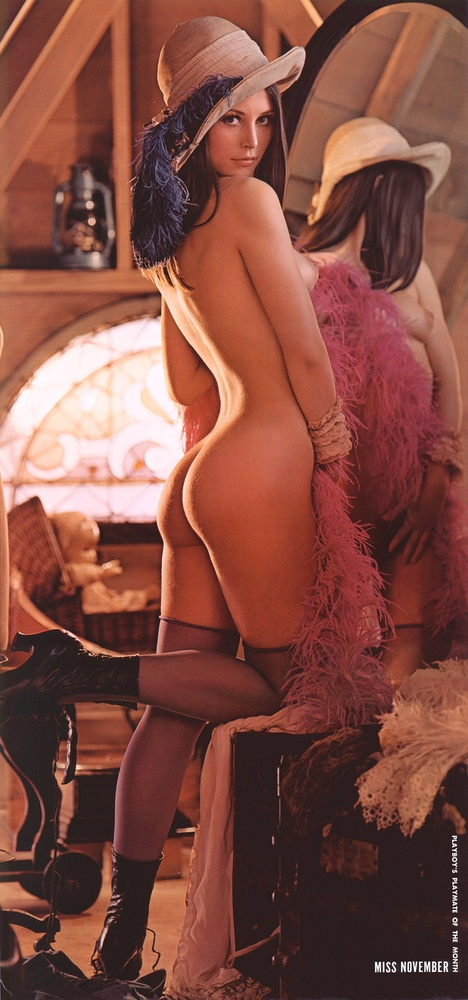
#> input picture affinevision/assets/lena.jpg, 468 x 1000 px, shrunk from 1084 x 2318 before the run, given in place of lena.png, which was not available
$ python matrix2d.py
#> lines starting #> are read from the running program, lines starting #| are printed output that depends on the picture; pictures that were not available may be replaced by others from this repository, and a replacement may not be noted
### affinevision/transforms/warp.py
import cv2

from .matrix2d import translate


def _pixel_matrix(matrix):
    return translate(-0.5) @ matrix @ translate(0.5)


def affine(src, M, dsize, *args, **kwargs):
    M = _pixel_matrix(M)
    return cv2.warpAffine(src, M[:2, :], dsize, *args, **kwargs)

### affinevision/transforms/matrix2d.py
import numpy as np


def identity():
    return np.eye(3, dtype=np.float32)


def scale(s):
    matrix = identity()
    np.fill_diagonal(matrix[:2, :2], s)
    return matrix


def translate(t):
    matrix = identity()
    matrix[:2, 2] = t
    return matrix


def rotate(radian):  # clockwise
    cos = np.cos(radian)
    sin = np.sin(radian)
    return np.array(
        [
            [cos, -sin, 0],
            [sin,  cos, 0],
            [0,    0, 1]
        ], dtype=np.float32)


def center_rotate_scale_cw(center, angle, s):
    center = np.array(center)
    return translate(center) @ rotate(angle * np.pi / 180) @ scale(s) @ translate(-center)


def hflip(width):
    return np.array([
        [-1, 0, width],
        [0,  1, 0],
        [0, 0, 1]
    ], dtype=np.float32)


def vflip(height):
    return np.array([
        [1, 0, 0],
        [0, -1, height],
        [0, 0, 1]
    ], dtype=np.float32)


def shear(shr_x, shr_y):
    m = identity()
    m[0, 1] = shr_x
    m[1, 0] = shr_y
    return m

### test/matrix2d.py
import cv2

from affinevision.transforms import matrix2d
from affinevision.transforms import warp
from affinevision import assets


if __name__ == "__main__":
    image = cv2.imread(assets.lena)
#> image is the input picture: shape (1000, 468, 3); mean B, G, R 66, 76.8, 131
    h, w = image.shape[:2]
#> h = 1000; w = 468
    cv2.imshow("origin", image)

    # scale
    scale = matrix2d.scale([0.5, 2])

    img_scaled = warp.affine(image, scale, (w, h))
#> in affine, `return cv2.warpAffine(src, M[:2, :], dsize, *args, **kwargs)`:
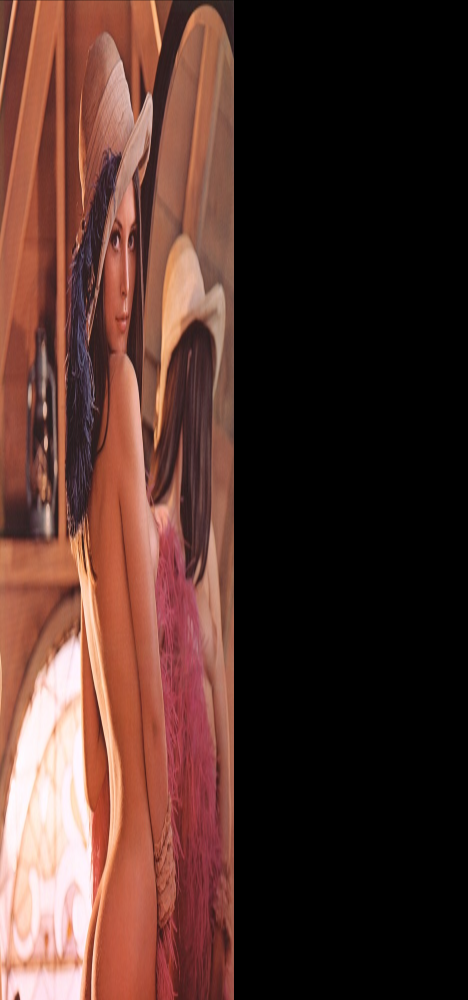
#> returned value: shape (1000, 468, 3); mean of channels 0, 1, 2 42.6, 49.6, 79.7; drawn as B, G, R

    cv2.imshow("scaled", img_scaled)

    # center rotate

    crs = matrix2d.center_rotate_scale_cw((w/2, h/2), 30, 1.25)

    img_crs = warp.affine(image, crs, (w, h))
#> call 2 of affine, with M = array of shape (3, 3), dsize = (468, 1000)
#> in affine (call 2), `return cv2.warpAffine(src, M[:2, :], dsize, *args, **kwargs)`:
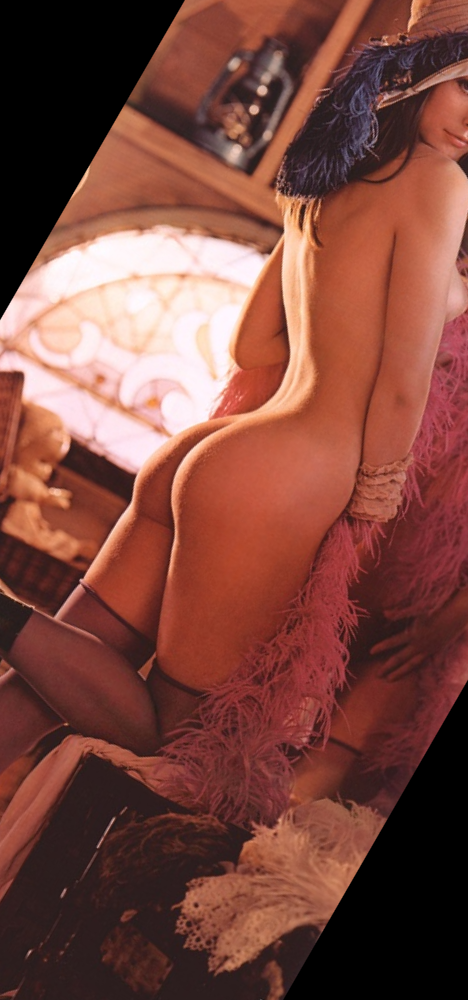
#> returned value: shape (1000, 468, 3); mean of channels 0, 1, 2 62.1, 71.9, 124; drawn as B, G, R

    cv2.imshow("crs", img_crs)

    # hflip

    hflip = matrix2d.hflip(w)
#> hflip = [[-1, 0, 468], [0, 1, 0], [0, 0, 1]]
    img_hfliped = warp.affine(image, hflip, (w, h))
#> call 3 of affine, with M = array of shape (3, 3), dsize = (468, 1000)
#> in affine (call 3), `return cv2.warpAffine(src, M[:2, :], dsize, *args, **kwargs)`:
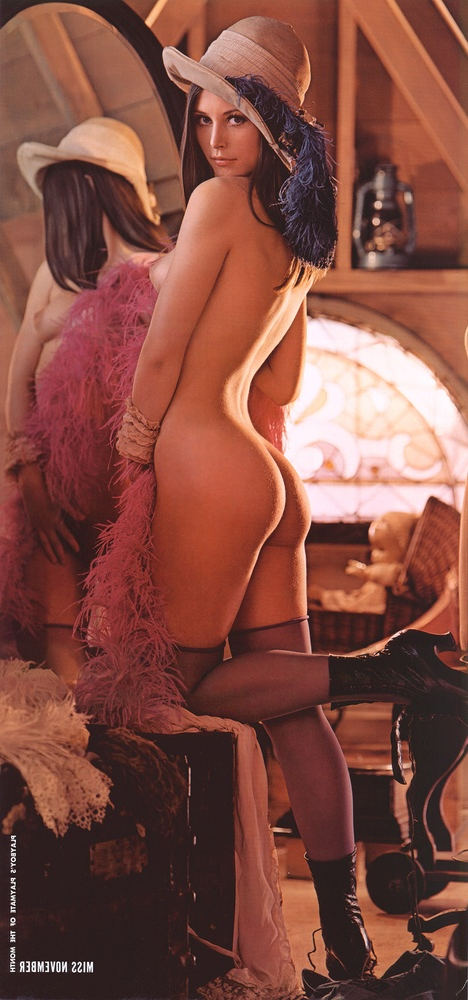
#> returned value: shape (1000, 468, 3); mean of channels 0, 1, 2 66, 76.8, 131; drawn as B, G, R
    cv2.imshow("hflip", img_hfliped)

    vflip = matrix2d.vflip(h)
#> vflip = [[1, 0, 0], [0, -1, 1000], [0, 0, 1]]
    img_vfliped = warp.affine(image, vflip, (w, h))
#> call 4 of affine, with M = array of shape (3, 3), dsize = (468, 1000)
#> in affine (call 4), `return cv2.warpAffine(src, M[:2, :], dsize, *args, **kwargs)`:
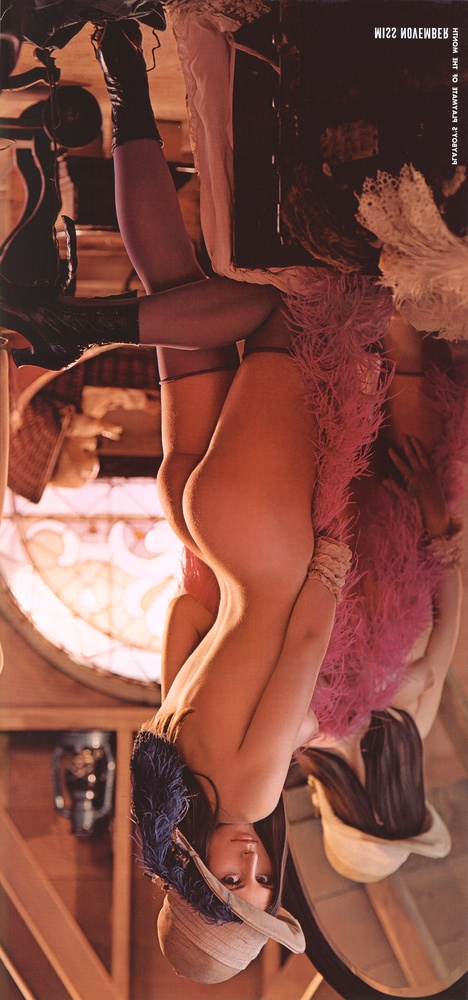
#> returned value: shape (1000, 468, 3); mean of channels 0, 1, 2 66, 76.8, 131; drawn as B, G, R
    cv2.imshow("vflip", img_vfliped)

    # shear

    shear_x = matrix2d.shear(0.5, 0)
    img_xsheared = warp.affine(image, shear_x, (w, h))
#> in affine (call 5), `return cv2.warpAffine(src, M[:2, :], dsize, *args, **kwargs)`:
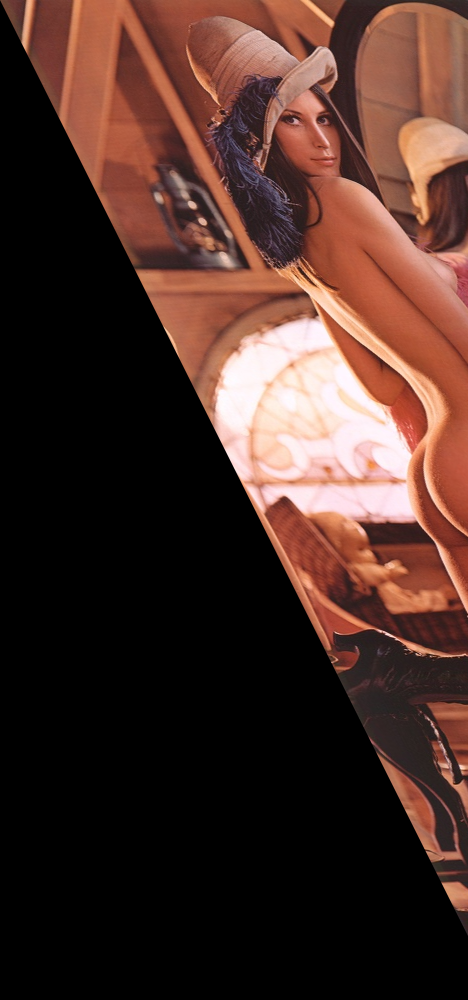
#> returned value: shape (1000, 468, 3); mean of channels 0, 1, 2 39.5, 46.7, 72.9; drawn as B, G, R
    cv2.imshow("xshear", img_xsheared)

    shear_y = matrix2d.shear(0, 0.5)
    img_ysheared = warp.affine(image, shear_y, (w, h))
#> in affine (call 6), `return cv2.warpAffine(src, M[:2, :], dsize, *args, **kwargs)`:
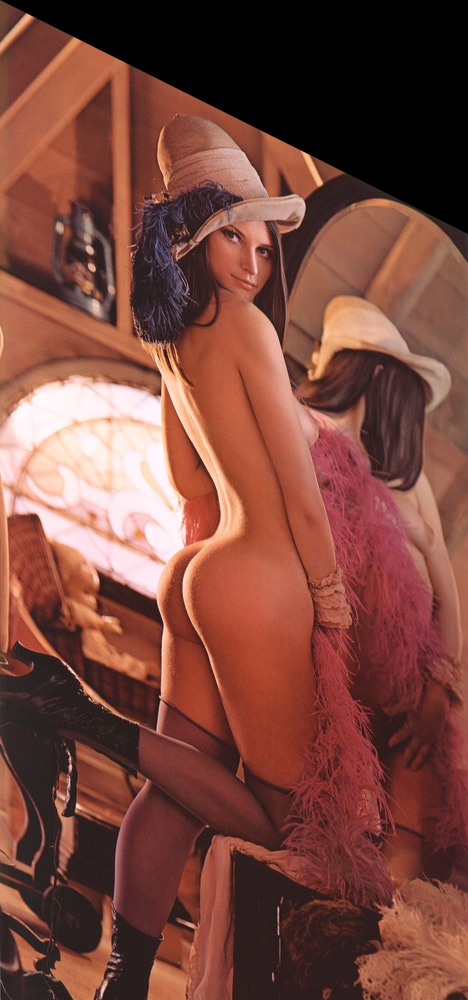
#> returned value: shape (1000, 468, 3); mean of channels 0, 1, 2 61.3, 71.7, 122.7; drawn as B, G, R
    cv2.imshow("yshear", img_ysheared)

    cv2.waitKey()
